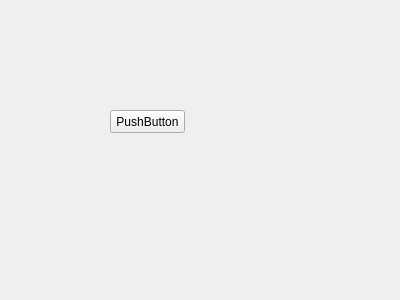
<?xml version="1.0" encoding="UTF-8"?>
<ui version="4.0">
 <class>Form</class>
 <widget class="QWidget" name="Form">
  <property name="geometry">
   <rect>
    <x>0</x>
    <y>0</y>
    <width>400</width>
    <height>300</height>
   </rect>
  </property>
  <property name="windowTitle">
   <string>Form</string>
  </property>
  <widget class="QPushButton" name="pushButton">
   <property name="geometry">
    <rect>
     <x>110</x>
     <y>110</y>
     <width>75</width>
     <height>23</height>
    </rect>
   </property>
   <property name="text">
    <string>PushButton</string>
   </property>
  </widget>
 </widget>
 <resources/>
 <connections/>
</ui>
